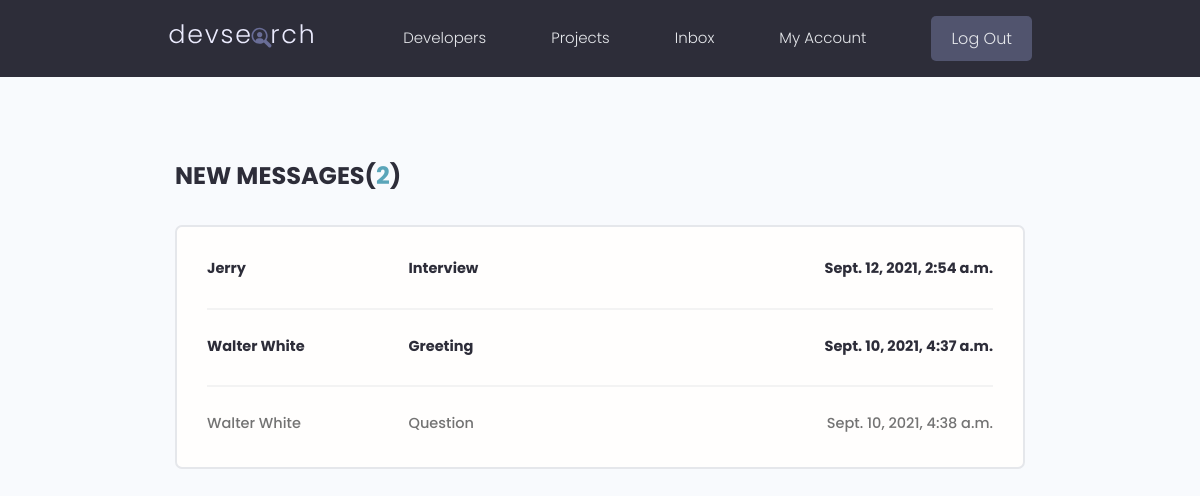
The page /inbox/ (signed in) on the database as committed earlier.
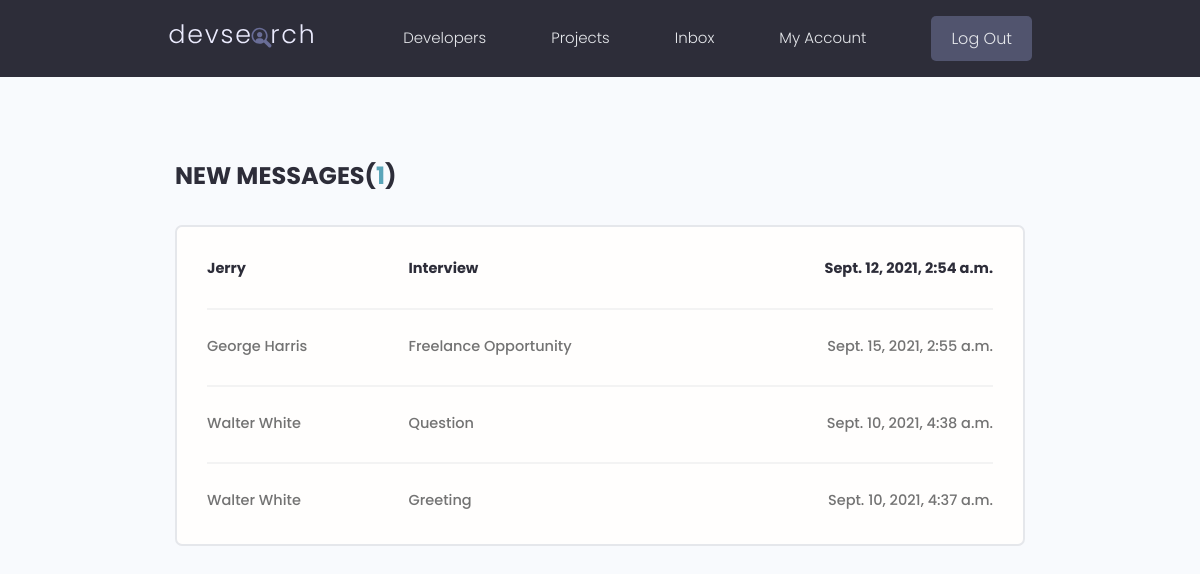
The same page on the database as committed later.
### users/models.py (models this page shows, shortened)
class Message(models.Model):
    sender = models.ForeignKey(Profile, on_delete=models.SET_NULL, null=True, blank=True)
    recipient = models.ForeignKey(Profile, on_delete=models.SET_NULL, null=True, blank=True, related_name="messages")
    name = models.CharField(max_length=100, null=True, blank=True)
    email = models.EmailField(max_length=100, null=True, blank=True)
    subject = models.CharField(max_length=200, null=True, blank=True)
    body = models.TextField()
    is_read = models.BooleanField(default=False, null=True)
    created = models.DateTimeField(auto_now_add=True)
    id = models.UUIDField(default=uuid.uuid4, unique=True, primary_key=True, editable=False)
    class Meta:
        ordering = ['is_read', '-created']

class Profile(models.Model):
    user = models.OneToOneField(User, on_delete=models.CASCADE, null=True, blank=True)
    name = models.CharField(max_length=100, blank=True, null=True)
    username = models.CharField(max_length=100, blank=True, null=True)
    location = models.CharField(max_length=100, blank=True, null=True)
    email = models.EmailField(max_length=100, blank=True, null=True)
    short_intro = models.CharField(max_length=150, blank=True, null=True)
    bio = models.TextField(blank=True, null=True)
    profile_image = models.ImageField(null=True, blank=True,
                                      upload_to='profiles/', default='profiles/default-profile.jpg')
    social_github = models.CharField(max_length=150, blank=True, null=True)
    social_twitter = models.CharField(max_length=150, blank=True, null=True)
    social_linkedin = models.CharField(max_length=150, blank=True, null=True)
    social_youtube = models.CharField(max_length=150, blank=True, null=True)
    social_website = models.CharField(max_length=150, blank=True, null=True)
    created = models.DateTimeField(auto_now_add=True)
    id = models.UUIDField(default=uuid.uuid4, unique=True, primary_key=True, editable=False)

### users/views.py (the view)
# urls.py: path('inbox/', views.inbox, name="inbox"),
@login_required(login_url='login')
def inbox(request):
    profile = request.user.profile
    messagesProfile = profile.messages.all()
    messagesUnread = messagesProfile.filter(is_read=False).count()
    content = {'messagesProfile': messagesProfile, 'messagesUnread': messagesUnread}
    return render(request, 'users/inbox.html', content)

### users/templates/users/inbox.html
{% extends 'main.html' %}
{% block content %}
  <main class="inbox my-xl">
    <div class="content-box">
      <h3 class="inbox__title">New Messages(<span>{{ messagesUnread }}</span>)</h3>
      <ul class="messages">
        {% if messagesProfile.count > 0 %}
            {% for message in messagesProfile %}
                {% if message.is_read == False %}
                    <li class="message message--unread">
                    {% else %}
                    <li class="message">
                {% endif %}
                  <a href="{% url 'message' message.id %}">
                    {% if message.sender.name %}
                        <span class="message__author">{{ message.sender.name }}</span>
                        {% else %}
                        <span class="message__author">{{ message.name }}</span>
                    {% endif %}
                    <span class="message__subject">{{ message.subject }}</span>
                    <span class="message__date">{{ message.created }}</span>
                  </a>
                </li>
            {% endfor %}
        {% else %}
            <p>Noo messages found! 👻</p>
        {% endif %}
      </ul>
    </div>
  </main>
{% endblock %}

### templates/main.html (shortened to what this page needs)
<!doctype html>
{% load static %}
<html lang="en">
<head>
    <link rel="stylesheet" href="https://cdn.iconmonstr.com/1.3.0/css/iconmonstr-iconic-font.min.css" />
    <link rel="stylesheet" href="{% static 'uikit/styles/uikit.css' %}" />
    <link rel="stylesheet" href="{% static 'styles/app.css' %}" />
</head>
<body>
{% include 'navbar.html' %}
{% block content %}
{% endblock %}
</body>
</html>

### templates/navbar.html (shortened to what this page needs)
{% load static %}
  <header class="header">
    <div class="container container--narrow">
      <a href="{% url 'profiles' %}" class="header__logo">
        <img src="{% static 'images/logo.svg' %}" alt="DevSearch Logo" />
      </a>
      <nav class="header__nav">
        <ul class="header__menu">
          <li class="header__menuItem"><a href="{% url 'profiles' %}">Developers</a></li>
          <li class="header__menuItem"><a href="{% url 'projects' %}">Projects</a></li>
          {% if request.user.is_authenticated %}
            <li class="header__menuItem"><a href="{% url 'inbox' %}">Inbox</a></li>
            <li class="header__menuItem"><a href="{% url 'account' %}">My Account</a></li>
            <li class="header__menuItem"><a href="{% url 'logout' %}" class="btn btn--sub">Log Out</a></li>
          {% else %}
            <li class="header__menuItem"><a href="{% url 'login' %}" class="btn btn--sub">Login/Sign Up</a></li>
          {% endif %}
        </ul>
      </nav>
    </div>
  </header>

### static/styles/app.css (style rules this page uses)
:root { --color-sub: #2d2d39; }
.btn--sub { background-color: var(--color-sub-light); }
img { width: 100%; }
.content-box { width: 95%; max-width: 85rem; margin: 0 auto; }
.header { position: sticky; z-index: 111; background-color: var(--color-sub); padding: 1.5rem 0; }
.header > .container { display: flex; justify-content: space-between; align-items: center; }
.header__logo > img { height: 3.8rem; }
.header__nav > ul { display: inline-flex; align-items: center; list-style: none; gap: 6.5rem; }
.header__menuItem > a { color: var(--color-light); font-weight: 300; }
.inbox { height: 90vh; }
.inbox__title, .inbox__title span { font-size: 2.4rem; font-weight: 700; color: var(--color-sub); text-transform: uppercase; text-align: left; margin-bottom: 3rem; }
.inbox__title span { color: var(--color-main); }
.messages { list-style: none; background: var(--color-white); padding: 0.5rem 3rem; border: 2px solid var(--color-light); border-radius: 0.7rem; }
.message { padding: 2.5rem 0; }
.message > a span { font-size: 1.45rem; font-weight: 500; }
.message.message--unread a span { font-weight: 700; color: var(--color-sub); }
.message:not(:last-child) { border-bottom: 2px solid var(--color-white-light); }
.message > a { display: flex; gap: 1rem; }
.message__author, .message__date { flex-basis: 25%; }
.message__subject { flex-basis: 50%; }
.message__date { text-align: right; }

### static/uikit/styles/modules/_variables.css (style rules this page uses)
:root { --color-main: #5aa5b9; --color-main-light: #e6faff; --color-sub: #3f4156; --color-sub-light: #51546e; --color-sub-lighter: #ededfd; --color-text: #737373; --color-gray: #8b8b8b; --color-light: #e5e7eb; --color-light-gray: #767676; --color-bg: #f8fafd; --color-white: #fffefd; --color-white-light: #f3f3f3; --color-success: #359e64; --color-success-bg: #def8e8; --color-error: #fc4b0b; --color-error-bg: #fff2ee; --font-base: 'Poppins', arial, helvetica, 'Segoe UI', roboto, ubuntu, sans-serif; --font-monospace: 'Fira Code', 'Courier New', courier, monospace; --font-regular: 300; --font-medium: 500; --font-bold: 700; --generic-shadow: 1px 1px 5px #00000010; --generic-transition: all 0.3s ease-in-out; }

### static/uikit/styles/modules/_base.css (style rules this page uses)
* { margin: 0; padding: 0; box-sizing: border-box; text-rendering: optimizeLegibility; color: inherit; font-size: inherit; }
html { font-size: 50%; }
@media only screen and (min-width: 480px) { html { font-size: 56.25%; } }
@media only screen and (min-width: 1200px) { html { font-size: 62.5%; } }
body { line-height: 1.6; font-weight: 400; font-size: 1.5rem; color: var(--color-text); background-color: var(--color-bg); min-height: 100vh; }

### static/uikit/styles/modules/_typography.css (style rules this page uses)
* { font-family: var(--font-base); }
h3 { font-size: 3.2rem; font-weight: var(--font-medium); }
p, span, strong { font-size: 1.6rem; color: var(--color-text); font-weight: var(--font-regular); }
a { padding-bottom: 2px; text-decoration: none; display: inline-block; color: var(--color-main); font-weight: var(--font-medium); }

### static/uikit/styles/modules/_utilities.css (style rules this page uses)
.container { width: 92%; max-width: 165rem; margin: 0 auto; box-sizing: border-box; }
.container--narrow { width: 92%; max-width: 120rem; }
@media screen and (min-width: 1000px) { .container { width: 90%; } }
@media screen and (min-width: 1000px) { .container--narrow { width: 85%; } }
@media screen and (min-width: 1200px) { .container { width: 80%; } }
@media screen and (min-width: 1200px) { .container--narrow { width: 72%; } }
.my-xl { margin: 8rem auto; }

### static/uikit/styles/modules/_button.css (style rules this page uses)
.btn { display: inline-block; position: relative; cursor: pointer; background-color: var(--color-light); font-weight: var(--font-medium); color: var(--color-sub); text-decoration: none; padding: 1rem 2rem; border-radius: 0.5rem; border: none; width: -webkit-fit-content; width: -moz-fit-content; width: fit-content; height: -webkit-fit-content; height: -moz-fit-content; height: fit-content; font-size: 1.6rem; outline-width: 0; outline-color: transparent; -webkit-backface-visibility: hidden; backface-visibility: hidden; transition: all 0.3s ease-in-out; }
.btn--sub { background-color: var(--color-sub); color: var(--color-white); }

Rows that differ between the two databases and show on the page:
added Message: name "George Harris", subject "Freelance Opportunity", created "Sept. 15, 2021, 2:55 a.m."
shown differently, row unchanged: Message "Question": moves up the list
changed Message "Greeting": is_read False → True (drawn)
Other text that changed with them:
{{ messagesUnread }}: "2" → "1"
